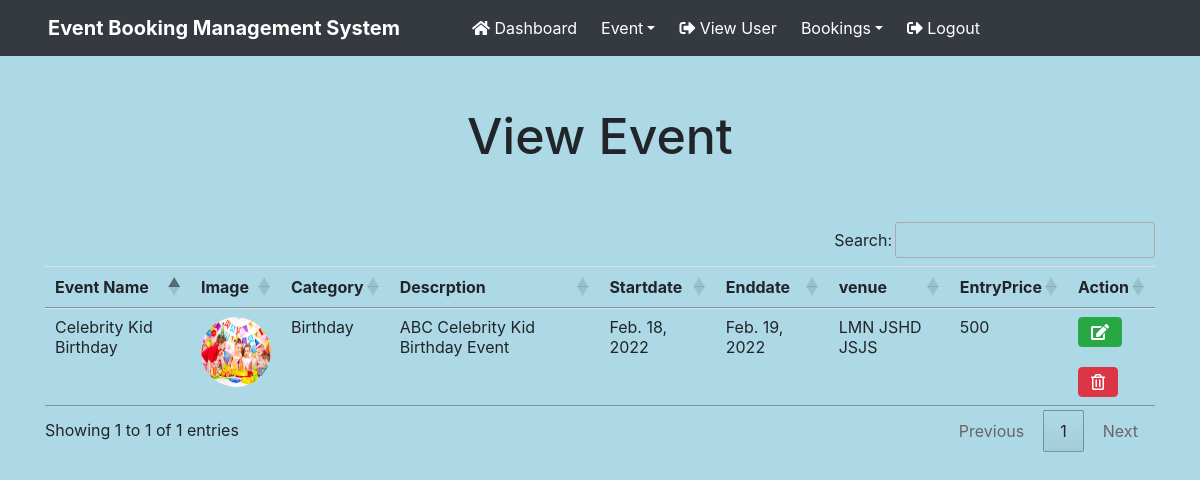
Page /view_event (signed in) on the committed database.
### EBS2021/models.py (models this page shows, shortened)
class Event(models.Model):
    eventname=models.CharField(max_length=100,null=True)
    image = models.FileField(null=True)
    category=models.CharField(max_length=100,null=True)
    description = models.CharField(max_length=300,null=True)
    startdate=models.DateField(null=True)
    enddate=models.DateField(null=True)
    venue=models.CharField(max_length=300,null=True)
    entryprice=models.CharField(max_length=100,null=True)
    creationdate = models.DateTimeField(default=datetime.now, blank=True)

### EBS2021/views.py (the view)
# urls.py: path('view_event', view_event ,name="view_event"),
def view_event(request):
    if not request.user.is_authenticated:
        return redirect('Login')
    event = Event.objects.all()
    d = {'event':event}
    return render(request ,"view_event.html",d)

### EBS2021/templates/view_event.html (shortened to what this page needs)
{% load static %}
{% block body %}
{% include 'header.html' %}
<link rel = stylesheet href="https://cdn.datatables.net/1.10.20/css/jquery.dataTables.min.css">
<link rel = stylesheet href="https://cdn.datatables.net/buttons/1.6.1/css/buttons.dataTables.min.css">
<div class="container" style="margin-top: 50px;">
<h2 class="text-center" style="font-size: 50px;">View Event</h2>
<br><br>
<table class="table table-hover table-responsive-lg"id="example">
    <thead>
        <tr>
            <th>Event Name</th>
            <th>Image</th>
            <th>Category</th>
            <th>Descrption</th>
            <th>Startdate</th>
            <th>Enddate</th>
            <th>venue</th>
            <th>EntryPrice</th>
            <th>Action</th>
        </tr>
    </thead>
    <tbody>
        {% for i in event %}
        <tr>
            <td>{{i.eventname}}</td>
            <td><img src="{{i.image.url}}" style="width: 70px; height: 70px;border-radius: 50%;"></td>
            <td>{{i.category}}</td>
            <td>{{i.description}}</td>
            <td>{{i.startdate}}</td>
            <td>{{i.enddate}}</td>
            <td>{{i.venue}}</td>
            <td>{{i.entryprice}}</td>
            <td>
                <a href="{% url 'edit_event' i.id %}" class="btn btn-success"> <i class="fas fa-edit"></i></a><br><br>
                <a href="{% url 'delete_event' i.id %}" onclick="return confirm('Are you really want to delete')" class="btn btn-danger"><i class="far fa-trash-alt"></i></a>
            </td>
        </tr>
        {% endfor %}
    </tbody>
</table>
</div>
{% endblock %}

### rows in the picture
Event: eventname "Celebrity Kid Birthday", image (picture), category "Birthday", description "ABC Celebrity Kid Birthday Event", startdate "Feb. 18, 2022", enddate "Feb. 19, 2022", venue "LMN JSHD JSJS", entryprice "500"
